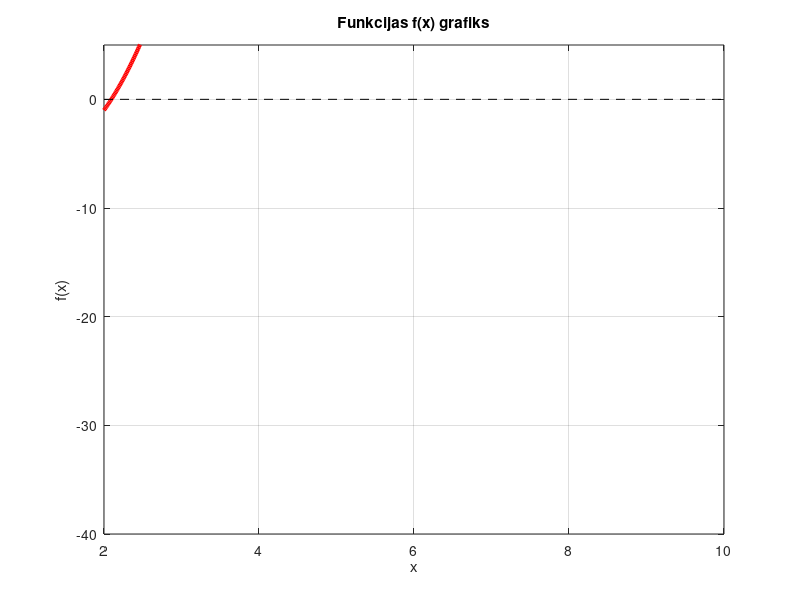

Write MATLAB code to recreate this figure.
%% Generated from template: task66_secant_1d
%% 6.6 — Sekantu metode (1D)
%% 18-Dec-2025 03:05:07

clc, clearvars, format compact, close all, format longG

f = @(x) x.^3-2.*x-5;

plot_xmin = 2;
plot_xmax = 10;
plot_ymin = -40;
plot_ymax = 5;
h         = 0.01;

figure
x_pr = plot_xmin:h:plot_xmax;
plot(x_pr, f(x_pr), 'r', 'LineWidth', 3), grid on
title('Funkcijas f(x) grafiks')
xlabel('x'), ylabel('f(x)')
xlim([plot_xmin plot_xmax])
ylim([plot_ymin plot_ymax])
hold on
plot([plot_xmin plot_xmax], [0 0], 'k--')
hold off


iter = 6;
epsi = 0.0001;

x0 = 1.5;
x1 = 2.5;

% allow user to enter scalars or vectors
x0 = x0(:).';
x1 = x1(:).';

if numel(x0) ~= numel(x1)
    error('Sekantu metode: x0 un x1 vektoru garumiem jābūt vienādiem.');
end

n_roots = numel(x0);
xapp_val = zeros(1, n_roots);

for j = 1:n_roots
    xn = zeros(1, iter+2);
    xn(1) = x0(j);
    xn(2) = x1(j);

    for k = 1:iter
        k_2 = k + 2;
        k_1 = k + 1;

        f1 = f(xn(k_1));
        f0 = f(xn(k));

        den = (f1 - f0);
        if den == 0
            error('Sekantu metode: dalījums ar 0 (f(x_n)-f(x_{n-1}) = 0). Maini x0/x1.');
        end

        xn(k_2) = xn(k_1) - f1 * (xn(k_1) - xn(k)) / den;

        if abs(f(xn(k_2))) < epsi
            break
        end
    end

    xapp_val(j) = xn(k_2);
end

xapp_val = sort(xapp_val);



p = round(-log10(epsi));

if n_roots == 3
    fprintf('Atbilde. Sekantu metode: vienādojumam ir trīs saknes\n')
else
    fprintf('Atbilde. Sekantu metode: vienādojumam ir %d saknes\n', n_roots)
end

fprintf(' ')
for k = 1:n_roots
    if k == 1
        fprintf('x%d = %.4f', k, xapp_val(k));
    else
        fprintf(', x%d = %.4f', k, xapp_val(k));
    end
end
fprintf('\n')
fprintf(' ar precizitāti 10^(-%d)\n', p)
